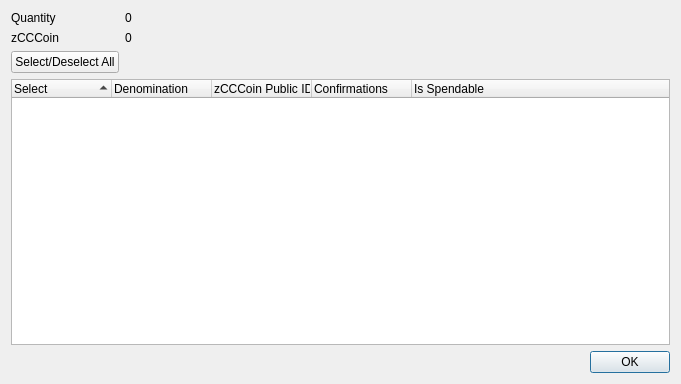
<?xml version="1.0" encoding="UTF-8"?>
<ui version="4.0">
 <class>ZXxxControlDialog</class>
 <widget class="QDialog" name="ZXxxControlDialog">
  <property name="geometry">
   <rect>
    <x>0</x>
    <y>0</y>
    <width>681</width>
    <height>384</height>
   </rect>
  </property>
  <property name="minimumSize">
   <size>
    <width>681</width>
    <height>384</height>
   </size>
  </property>
  <property name="windowTitle">
   <string>Select zCCCoin to Spend</string>
  </property>
  <layout class="QGridLayout" name="gridLayout">
   <item row="0" column="0">
    <layout class="QFormLayout" name="formLayout">
     <property name="sizeConstraint">
      <enum>QLayout::SetDefaultConstraint</enum>
     </property>
     <item row="0" column="0">
      <widget class="QLabel" name="labelQuantity">
       <property name="text">
        <string>Quantity</string>
       </property>
      </widget>
     </item>
     <item row="0" column="1">
      <widget class="QLabel" name="labelQuantity_int">
       <property name="text">
        <string>0</string>
       </property>
      </widget>
     </item>
     <item row="1" column="0">
      <widget class="QLabel" name="labelZXxx">
       <property name="text">
        <string>zCCCoin</string>
       </property>
      </widget>
     </item>
     <item row="1" column="1">
      <widget class="QLabel" name="labelZXxx_int">
       <property name="text">
        <string>0</string>
       </property>
      </widget>
     </item>
     <item row="2" column="0">
      <widget class="QPushButton" name="pushButtonAll">
       <property name="text">
        <string>Select/Deselect All</string>
       </property>
      </widget>
     </item>
    </layout>
   </item>
   <item row="1" column="0">
    <layout class="QVBoxLayout" name="verticalLayout">
     <item>
      <widget class="QTreeWidget" name="treeWidget">
       <property name="minimumSize">
        <size>
         <width>0</width>
         <height>250</height>
        </size>
       </property>
       <property name="alternatingRowColors">
        <bool>true</bool>
       </property>
       <property name="sortingEnabled">
        <bool>true</bool>
       </property>
       <property name="columnCount">
        <number>5</number>
       </property>
       <attribute name="headerDefaultSectionSize">
        <number>100</number>
       </attribute>
       <column>
        <property name="text">
         <string notr="true">Select</string>
        </property>
       </column>
       <column>
        <property name="text">
         <string notr="true">Denomination</string>
        </property>
       </column>
       <column>
        <property name="text">
         <string notr="true">zCCCoin Public ID</string>
        </property>
       </column>
       <column>
        <property name="text">
         <string notr="true">Confirmations</string>
        </property>
       </column>
       <column>
        <property name="text">
         <string>Is Spendable</string>
        </property>
       </column>
      </widget>
     </item>
     <item>
      <widget class="QDialogButtonBox" name="buttonBox">
       <property name="orientation">
        <enum>Qt::Horizontal</enum>
       </property>
       <property name="standardButtons">
        <set>QDialogButtonBox::Ok</set>
       </property>
      </widget>
     </item>
    </layout>
   </item>
  </layout>
 </widget>
 <resources/>
 <connections>
  <connection>
   <sender>buttonBox</sender>
   <signal>accepted()</signal>
   <receiver>ZXxxControlDialog</receiver>
   <slot>accept()</slot>
   <hints>
    <hint type="sourcelabel">
     <x>248</x>
     <y>254</y>
    </hint>
    <hint type="destinationlabel">
     <x>157</x>
     <y>274</y>
    </hint>
   </hints>
  </connection>
  <connection>
   <sender>buttonBox</sender>
   <signal>rejected()</signal>
   <receiver>ZXxxControlDialog</receiver>
   <slot>reject()</slot>
   <hints>
    <hint type="sourcelabel">
     <x>316</x>
     <y>260</y>
    </hint>
    <hint type="destinationlabel">
     <x>286</x>
     <y>274</y>
    </hint>
   </hints>
  </connection>
 </connections>
</ui>
